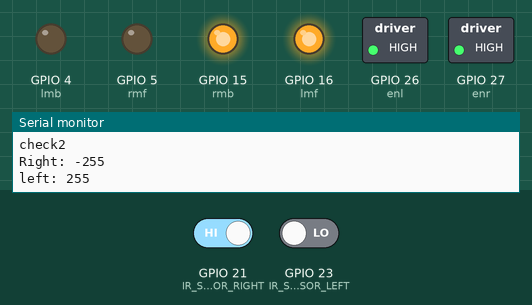
The sketch below on a simulated ESP32. Parts: switched loads named in the sketch (green lamp = pin HIGH), output pins drawn as LEDs (lit = HIGH), the last lines printed to the serial monitor. The inputs (shaded band) are chosen by the test bench; at power-on: GPIO 21 (IR_SENSOR_RIGHT) HIGH, GPIO 23 (IR_SENSOR_LEFT) LOW.

Above: at 1.2 s.
1.3 s: GPIO 21 (IR_SENSOR_RIGHT) driven LOW
At 2.1 s:
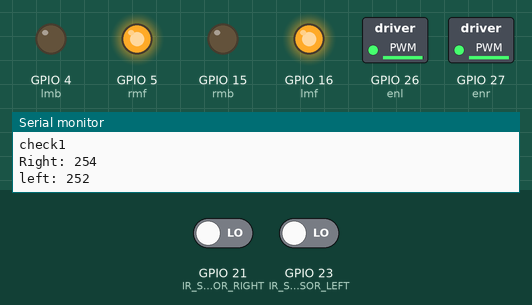
2.8 s: GPIO 23 (IR_SENSOR_LEFT) driven HIGH
At 3.5 s:
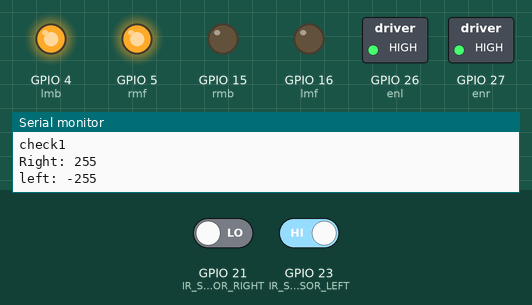
4.3 s: GPIO 21 (IR_SENSOR_RIGHT) driven HIGH
At 5.5 s:
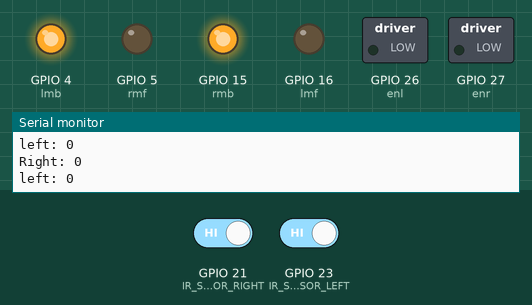
5.8 s: GPIO 23 (IR_SENSOR_LEFT) driven LOW
At 6.7 s:
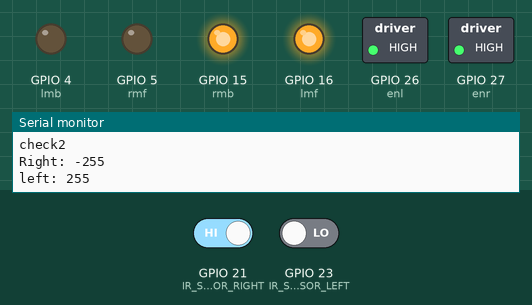
Timing chart, 0 to 8.3 s (numbered marks = the images above; inputs shaded):
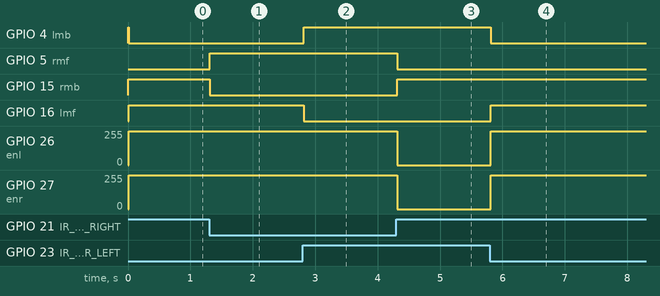

The sketch:

main_test_single_line.ino
```cpp
#define IR_SENSOR_RIGHT 21
#define IR_SENSOR_LEFT 23
#define MOTOR_SPEED 255
#define RIGHT_SPEED_OFFSET 3
#define LEFT_SPEED_OFFSET 1

int rmf = 5;
int rmb = 15;
int lmf = 16;
int lmb = 4;
int enr = 27;
int enl = 26;

void setup()
{
    Serial.begin(115200);
    pinMode(rmf, OUTPUT);
    pinMode(rmb, OUTPUT);
    pinMode(lmf, OUTPUT);
    pinMode(lmb, OUTPUT);
    pinMode(enl, OUTPUT);
    pinMode(enr, OUTPUT);

    pinMode(IR_SENSOR_RIGHT, INPUT);
    pinMode(IR_SENSOR_LEFT, INPUT);
    rotateMotor(0,0);
}


void loop()
{

  int rightIRSensorValue = digitalRead(IR_SENSOR_RIGHT);
  int leftIRSensorValue = digitalRead(IR_SENSOR_LEFT);
  delay(10);

  //If none of the sensors detects black line, then go straight
  if (rightIRSensorValue == LOW && leftIRSensorValue == LOW)
  {
    Serial.println("check1");
    rotateMotor(MOTOR_SPEED-LEFT_SPEED_OFFSET, MOTOR_SPEED-RIGHT_SPEED_OFFSET);
  }
  //If right sensor detects black line, then turn right
  else if (rightIRSensorValue == HIGH && leftIRSensorValue == LOW )
  {
      Serial.println("check2");
      rotateMotor(-MOTOR_SPEED, MOTOR_SPEED);
  }
  //If left sensor detects black line, then turn left
  else if (rightIRSensorValue == LOW && leftIRSensorValue == HIGH )
  {
      Serial.println("check1");
      rotateMotor(MOTOR_SPEED, -MOTOR_SPEED);
  }
  //If both the sensors detect black line, then stop
  else
  {
    rotateMotor(0, 0);
  }
}


void rotateMotor(int right, int left)
    {
      Serial.print("Right: ");
      Serial.println(right);
      Serial.print("left: ");
      Serial.println(left);
        if (right > 0)
            {
                analogWrite(enr, right);
                digitalWrite(rmf, HIGH);
                digitalWrite(rmb, 0);
            }
        else
            {
                analogWrite(enr, abs(right));
                digitalWrite(rmf, LOW);
                digitalWrite(rmb, HIGH);
            }

        if (left > 0)
            {
                analogWrite(enl, left);
                digitalWrite(lmf, HIGH);
                digitalWrite(lmb, LOW);
            }
        else
            {
                analogWrite(enl, abs(left));
                digitalWrite(lmf, LOW);
                digitalWrite(lmb, HIGH);
            }
    }
```

Measured:
- after the input at 1.3 s, GPIO 5 (rmf): LOW → HIGH at once; GPIO 15 (rmb): HIGH → LOW at once; GPIO 26 (enl): 255/255 → 252/255 at once; GPIO 27 (enr): 255/255 → 254/255 at once
- after the input at 2.8 s, GPIO 4 (lmb): LOW → HIGH at once; GPIO 16 (lmf): HIGH → LOW at once; GPIO 26 (enl): 252/255 → 255/255 at once; GPIO 27 (enr): 254/255 → 255/255 at once
- after the input at 4.3 s, GPIO 5 (rmf): HIGH → LOW at once; GPIO 15 (rmb): LOW → HIGH at once; GPIO 26 (enl), GPIO 27 (enr): 255/255 → 0/255 at once
- after the input at 5.8 s, GPIO 4 (lmb): HIGH → LOW at once; GPIO 16 (lmf): LOW → HIGH at once; GPIO 26 (enl), GPIO 27 (enr): 0/255 → 255/255 at once
